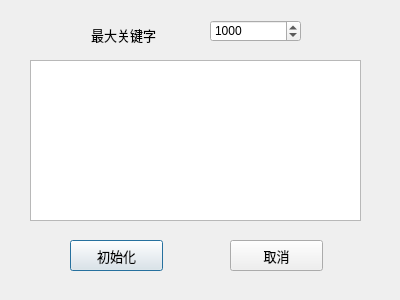
<?xml version="1.0" encoding="UTF-8"?>
<ui version="4.0">
 <class>DialogInitialize</class>
 <widget class="QDialog" name="DialogInitialize">
  <property name="geometry">
   <rect>
    <x>0</x>
    <y>0</y>
    <width>400</width>
    <height>300</height>
   </rect>
  </property>
  <property name="windowTitle">
   <string>Dialog</string>
  </property>
  <widget class="QSpinBox" name="spinBox">
   <property name="geometry">
    <rect>
     <x>210</x>
     <y>20</y>
     <width>91</width>
     <height>22</height>
    </rect>
   </property>
   <property name="minimum">
    <number>1</number>
   </property>
   <property name="maximum">
    <number>32001</number>
   </property>
   <property name="value">
    <number>1000</number>
   </property>
  </widget>
  <widget class="QLabel" name="label">
   <property name="geometry">
    <rect>
     <x>91</x>
     <y>19</y>
     <width>91</width>
     <height>31</height>
    </rect>
   </property>
   <property name="font">
    <font>
     <family>Arial</family>
     <pointsize>10</pointsize>
    </font>
   </property>
   <property name="text">
    <string>最大关键字</string>
   </property>
  </widget>
  <widget class="QTextEdit" name="textEdit">
   <property name="geometry">
    <rect>
     <x>30</x>
     <y>60</y>
     <width>331</width>
     <height>161</height>
    </rect>
   </property>
   <property name="font">
    <font>
     <family>Arial</family>
     <pointsize>10</pointsize>
    </font>
   </property>
  </widget>
  <widget class="QPushButton" name="pushButton">
   <property name="geometry">
    <rect>
     <x>70</x>
     <y>240</y>
     <width>93</width>
     <height>31</height>
    </rect>
   </property>
   <property name="font">
    <font>
     <family>Arial</family>
     <pointsize>10</pointsize>
    </font>
   </property>
   <property name="text">
    <string>初始化</string>
   </property>
  </widget>
  <widget class="QPushButton" name="pushButton_2">
   <property name="geometry">
    <rect>
     <x>230</x>
     <y>240</y>
     <width>93</width>
     <height>31</height>
    </rect>
   </property>
   <property name="font">
    <font>
     <family>Arial</family>
     <pointsize>10</pointsize>
    </font>
   </property>
   <property name="text">
    <string>取消</string>
   </property>
  </widget>
 </widget>
 <resources/>
 <connections>
  <connection>
   <sender>pushButton</sender>
   <signal>clicked()</signal>
   <receiver>DialogInitialize</receiver>
   <slot>accept()</slot>
   <hints>
    <hint type="sourcelabel">
     <x>116</x>
     <y>255</y>
    </hint>
    <hint type="destinationlabel">
     <x>199</x>
     <y>149</y>
    </hint>
   </hints>
  </connection>
  <connection>
   <sender>pushButton_2</sender>
   <signal>clicked()</signal>
   <receiver>DialogInitialize</receiver>
   <slot>reject()</slot>
   <hints>
    <hint type="sourcelabel">
     <x>276</x>
     <y>255</y>
    </hint>
    <hint type="destinationlabel">
     <x>199</x>
     <y>149</y>
    </hint>
   </hints>
  </connection>
 </connections>
</ui>
